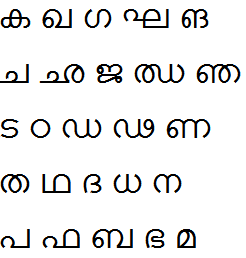
%> input picture Neocognitron/data/input/sample.png, 246 x 258 px
$ octave --eval "main;"   (GNU Octave 9; MATLAB toolbox functions it lacks are replaced by stand-ins)
%> lines starting %> are read from the running program, lines starting %| are printed output that depends on the picture; in (x1, y1, x2, y2) boxes, pixels count from 0 and x2, y2 are one past the last pixel; in counts of white or black regions, pixels touching at a corner belong together; the program's own positions count from 1
function main()
imagen=imread('C:\Users\arjun\Documents\eclipse\mainfn\data\input\sample.png');
%> imagen is the input picture: size 258x246x3 uint8; mean R, G, B 233.8, 233.8, 233.8

if size(imagen,3)==3
    imagen=rgb2gray(imagen);
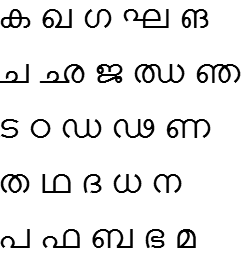
%> imagen: size 258x246 uint8; min 0, max 255, mean 233.8
end
threshold = graythresh(imagen);
%> threshold = 0.531
imagen =~im2bw(imagen,threshold);
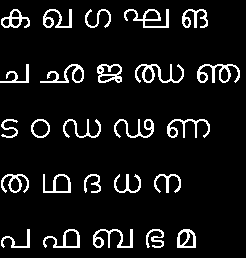
%> imagen: size 258x246 logical; 8.4% white in thin lines or dots
imagen = bwareaopen(imagen,50);
[L Ne]=bwlabel(imagen);
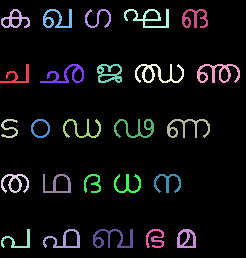
%> L: size 258x246 double; 26 distinct labels, from 0 to 25; one colour per label, 0 black
%> Ne = 25
propied=regionprops(L,'BoundingBox');
%> propied = 25 regions; largest, box (x1, y1, x2, y2): (135, 64, 184, 83), (124, 9, 169, 28), (40, 64, 84, 83), (167, 119, 210, 138), (197, 64, 240, 83)

  path='C:\Users\arjun\Documents\eclipse\mainfn\data\segmented';
  if ~exist(path, 'dir')
  mkdir(path);
  end
  %delete('C:\Users\NIDHEESH\workspace\mainfn\data\seg images\*.bmp');
for n=1:Ne
    [r,c] = find(L==n);
    n1=imagen(min(r):max(r),min(c):max(c));
    n2=imresize(~n1,[16 16]);
     baseFileName = sprintf('img_%d.bmp', n);
  fullFileName = fullfile(path, baseFileName);
  imwrite(n2, fullFileName);
end
%> this loop made 25 passes
